Frame 1 (no input): blank canvas, image omitted
Frame 60 (the mouse pressed at the canvas centre just before this capture): blank canvas, image omitted
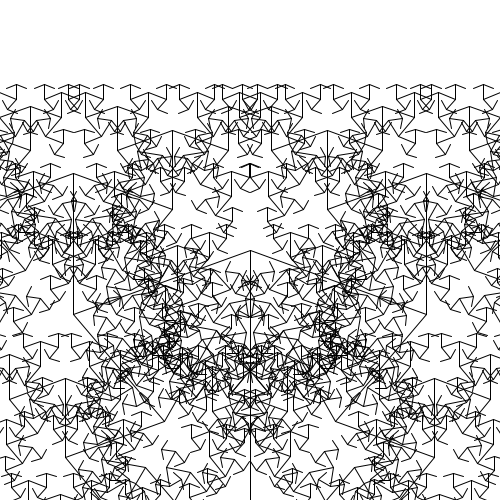
Frame 120 (the mouse held since frame 60 and released just before this capture)

The Processing sketch whose frames 1 and 60 were blank and that drew this single picture after the mouse press (run headless with seeded random() and noise(); from frame 60 on, the mouse is pressed at the canvas centre):

// Processing sketch: drawTree
// ── drawTree.pde
//2D fractal tree

void setup(){
  size(500,500);
  stroke(0);
}

void draw(){
  background(255);
  //calling drawTree subroutine
  drawTree(width/2,height,new PVector(0,-mouseX));
}

//making a subroutine to draw 2D Tree
//parameter x stands for the x position of the starting point of the branch
//parameter y stands for the y position fo the starting point of the branch
//parameter branch used for calculating the length and direction(angle) of the branch
void drawTree(float x, float y, PVector branch){
  //setting the condition to activate the command only if the branch size is bigger than 10
  if(branch.mag()>10){
    //make new PVector using the parameter x and y
    PVector ps = new PVector(x,y);
    //make another PVector copying the previous vector.
    PVector pe = ps.get();
    //add branch vector to copied vector to move the vector to the endpoint of the branch.
    pe.add(branch);
    //draw line between start point and end point.
    line(ps.x,ps.y,pe.x,pe.y);
    
    //make a new PVector copied from the branch vector
    PVector br1 = branch.get();
    //scale down the branch length. this is important since branch's length has to be less than 10 sometime to exit the subroutine using the condition
    br1.mult(0.75);
    //rotate the vector using custom rotation function. seems like the PVector.rotate() func doesn't work on mac.
    br1 = ROT(br1,radians(mouseY));
    //call yourself with new parameter. use endpoint of the previous branch as the new starting point and feed the br1 as the new branch info.
    drawTree(pe.x,pe.y,br1);
    
    //make another branch with different angle
    PVector br2 = branch.get();
    br2.mult(0.75);
    br2 = ROT(br2,radians(-mouseY));
    drawTree(pe.x,pe.y,br2);
  }
}

//custom rotation function
PVector ROT(PVector p,float ang){
  PVector pr = new PVector(p.x*cos(ang)-p.y*sin(ang),p.x*sin(ang)+p.y*cos(ang));
  return pr;
}
